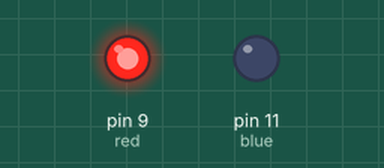
This sketch was run on a simulated Arduino Uno, built with avr-gcc and run on an emulated ATmega328P. Shown: output pins drawn as LEDs (lit = HIGH).

Above: at 0.1 s.
At 0.6 s:
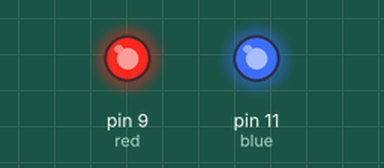
Timing chart, 0 to 2.1 s (numbered marks = the images above):
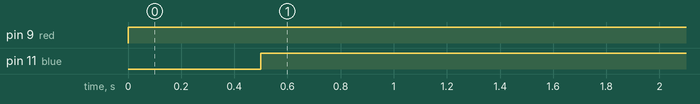

Measured:
- by itself, pin 9 (red): LOW → HIGH at 0.00 s
- by itself, pin 11 (blue): LOW → HIGH at 0.50 s

The sketch:

Basics-Blink.ino
```cpp
/*
 제목    : 3색 LED 깜박이기
 내용   : 3색 LED를 오렌지 보드에 연결하여 색상별로 깜빡이도록 해봅시다.
 */

// 3색 LED의 각 핀을 9, 10, 11번으로 설정합니다.(빨강 = 9, 초록 = 10, 파랑 = 11)
int red = 9;
int blue = 11;

// 실행시 가장 먼저 호출되는 함수이며, 최초 1회만 실행됩니다.
// 변수를 선언하거나 초기화를 위한 코드를 포함합니다.
void setup() {
  // 3색 LED의 각 핀을 OUTPUT으로 설정합니다.
  pinMode(red, OUTPUT);
  pinMode(blue, OUTPUT);
}

// setup() 함수가 호출된 이후, loop() 함수가 호출되며,
// 블록 안의 코드를 무한히 반복 실행됩니다.
void loop() {
  // 3색 LED의 빨간색 LED가 켜지도록 합니다.
  digitalWrite(red, HIGH);
  // 0.5초 동안 대기합니다.
  delay(500);
  // 3색 LED의 파란색 LED가 켜지도록 합니다.
  digitalWrite(blue, HIGH);
  // 0.5초 동안 대기합니다.
  delay(500);
}
```
